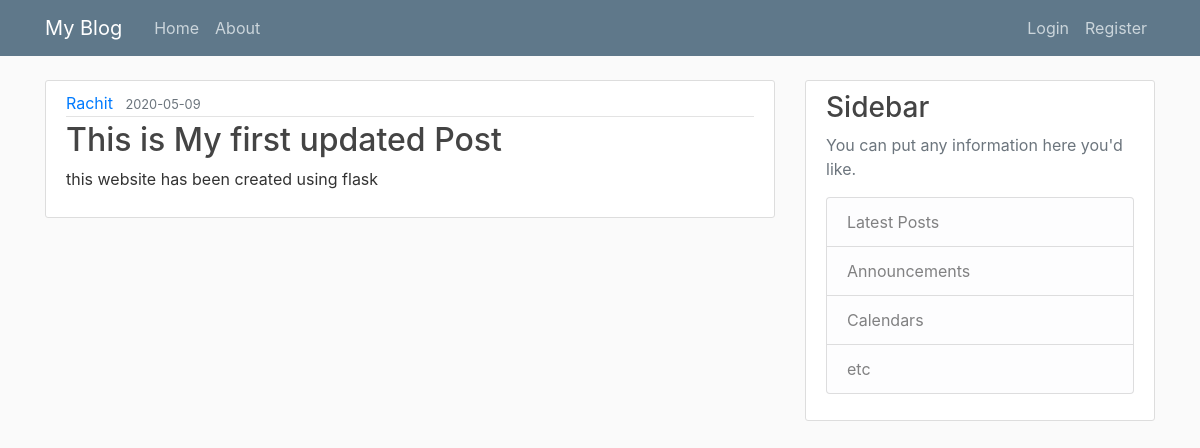
/post/1, run on the app's committed database.
### Blog/models.py (models this page shows, shortened)
class User(db.Model, UserMixin):
    id = db.Column(db.Integer, primary_key=True)
    username = db.Column(db.String(20), unique=True, nullable=False)
    email = db.Column(db.String(120), unique=True, nullable=False)
    image_file = db.Column(db.String(20), nullable=False, default='def_image.png')
    password = db.Column(db.String(60), nullable=False)
    posts = db.relationship('Post', backref='author', lazy=True)

class Post(db.Model):
    id = db.Column(db.Integer, primary_key=True)
    title = db.Column(db.String(100), nullable=False)
    date_posted = db.Column(db.DateTime, nullable=False, default=datetime.utcnow)
    content = db.Column(db.Text, nullable=False)
    user_id = db.Column(db.Integer, db.ForeignKey('user.id'), nullable=False)

### Blog/posts/routes.py (the view)
@posts.route('/post/<int:post_id>')
def post(post_id):
    post = Post.query.get_or_404(post_id)
    image_file = url_for('static', filename='postimage.jpg')
    return render_template('post.html', title=post.title, post=post, image_file=image_file)

### Blog/templates/post.html (shortened to what this page needs)
{% extends 'layout.html'%}
{% block content %}
	<article class="media content-section">
	  <div class="media-body">
	    <div class="article-metadata">
	      <a class="mr-2" href="{{url_for('users.user_post', username=post.author.username)}}">{{ post.author.username }}</a>
	      <small class="text-muted">{{ post.date_posted.strftime('%Y-%m-%d') }}</small>
	    </div>
	    <h2 class = "article-title">{{ post.title }}</h2>
	    <p class="article-content">{{ post.content }}</p>
	  </div>
	</article>
{% endblock content %}

### Blog/Static/main.css (style rules this page uses)
body { background: #fafafa; color: #333333; margin-top: 5rem; }
h1, h2, h3, h4, h5, h6 { color: #444444; }
.content-section { background: #ffffff; padding: 10px 20px; border: 1px solid #dddddd; border-radius: 3px; margin-bottom: 20px; }
.article-title { color: #444444; }
.article-content { white-space: pre-line; }
.article-metadata { padding-bottom: 1px; margin-bottom: 4px; border-bottom: 1px solid #e3e3e3 }

### data on the page
User: author.username "Rachit"
Post: date_posted "2020-05-09", title "This is My first updated Post", content "this website has been created using flask"
